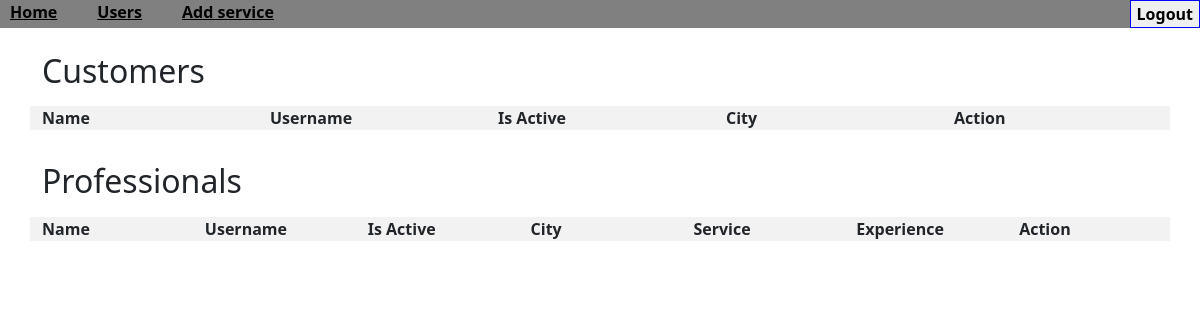
The page /admin-users (signed in) on the database as committed earlier.
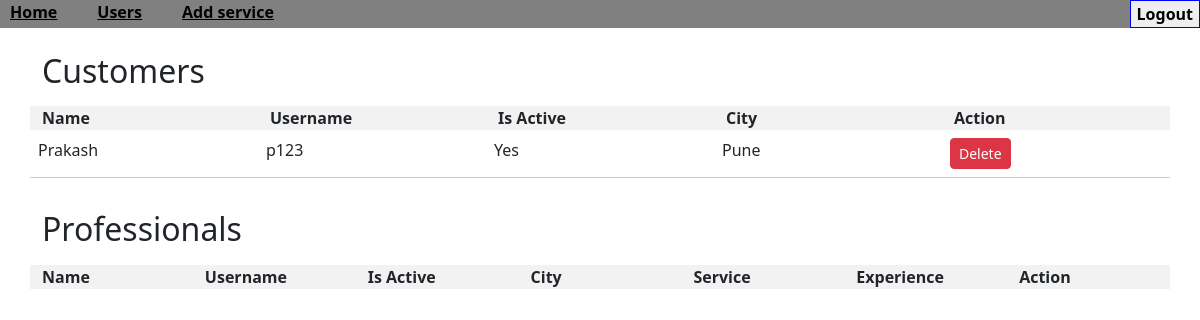
The same page on the database as committed later.
### application/database.py (models this page shows)
class Customers(db.Model):
    cust_id = db.Column(db.Integer, primary_key=True)
    user_id = db.Column(db.Integer, db.ForeignKey('user.user_id'), nullable=False)
    city = db.Column(db.String(150), nullable=False)
    requests= db.relationship("Requests", backref="customers", lazy=True)

class User(db.Model):
    user_id = db.Column(db.Integer, primary_key=True)
    name = db.Column(db.String(150), nullable=False)
    username = db.Column(db.String(150), nullable=False, unique=True)
    password = db.Column(db.String(200), nullable=False)
    role = db.Column(db.String(200), nullable=False)
    is_active = db.Column(db.Boolean, default=False)
    professional = db.relationship('Professional', backref='user', uselist=False)
    customer = db.relationship('Customers', backref='user', uselist=False)

### app.py (the view)
@app.route('/admin-users', methods=['GET'])
def admin_users():
    if 'user_id' not in session or session['role'] != 'Admin':
        return redirect(url_for('login'))
    customers = db.session.query(Customers).join(User).all()
    professionals = db.session.query(Professional).join(User).outerjoin(Services).all()
    return render_template('admin-users.html',
                           customers=customers,
                           professionals=professionals)

### templates/admin-users.html (shortened to what this page needs)
<!DOCTYPE html>
<html lang="en">
<head>
    <link href="https://cdn.jsdelivr.net/npm/bootstrap@5.3.0-alpha1/dist/css/bootstrap.min.css" rel="stylesheet">
</head>
<body>
    <nav style="width: 100%; background-color:gray">
        <div style="display: flex; justify-content: space-between;">
            <ul style="list-style: none; display: flex; margin: 0; padding: 0;">
                <li style="margin-right: 20px;">
                    <a href="/admin" style=" color: #000; padding: 5px 10px; font-weight: bold;">Home</a>
                </li>
                <li style="margin-right: 20px;">
                    <a href="/admin-users" style=" color: #000; padding: 5px 10px; font-weight: bold;">Users</a>
                </li>
                <li style="margin-right: 20px;">
                    <a href="/admin-add-service" style=" color: #000; padding: 5px 10px; font-weight: bold;">Add service</a>
                </li>
            </ul>
            <form action="/logout" method="POST">
                <button type="submit" style="border:1px blue solid; cursor: pointer; font-weight: bold;">Logout</button>
            </form>
        </div>
    </nav>
    <div class="container mt-4">
        <div class="user-list">
            <h2>Customers</h2>
            <div class="table-header row">
                <div class="col">Name</div>
                <div class="col">Username</div>
                <div class="col">Is Active</div>
                <div class="col">City</div>
                <div class="col">Action</div>
            </div>
            {% for customer in customers %}
            <div class="table-row row">
                <div class="table-cell col">{{ customer.user.name }}</div>
                <div class="table-cell col">{{ customer.user.username }}</div>
                <div class="table-cell col">{{ 'Yes' if customer.user.is_active else 'No' }}</div>
                <div class="table-cell col">{{ customer.city }}</div>
                <div class="table-cell col">
                    <form action="{{ url_for('handle_admin_action', user_id=customer.user.user_id, role='customer') }}" method="POST">
                        <button type="submit" class="btn btn-sm {{ 'btn-danger' if customer.user.is_active else 'btn-success' }}">
                            {{ 'Delete' if customer.user.is_active else 'Approve' }}
                        </button>
                    </form>
                </div>
            </div>
            {% endfor %}
        </div>
        <div class="user-list">
            <h2>Professionals</h2>
            <div class="table-header row">
                <div class="col">Name</div>
                <div class="col">Username</div>
                <div class="col">Is Active</div>
                <div class="col">City</div>
                <div class="col">Service</div>
                <div class="col">Experience</div>
                <div class="col">Action</div>
            </div>
        </div>
    </div>
</body>
</html>

### templates/admin-users.html (style rules this page uses)
.user-list { margin-bottom: 2rem; }
.user-list h2 { margin-bottom: 1rem; }
.table-header { font-weight: bold; background-color: #f2f2f2; }
.table-row { border-bottom: 1px solid #ccc; }
.table-cell { padding: 0.5rem; }

Rows that differ between the two databases and show on the page:
added Customers: user.name "Prakash", user.username "p123", city "Pune"
added User: is_active "Yes", is_active "Delete"
